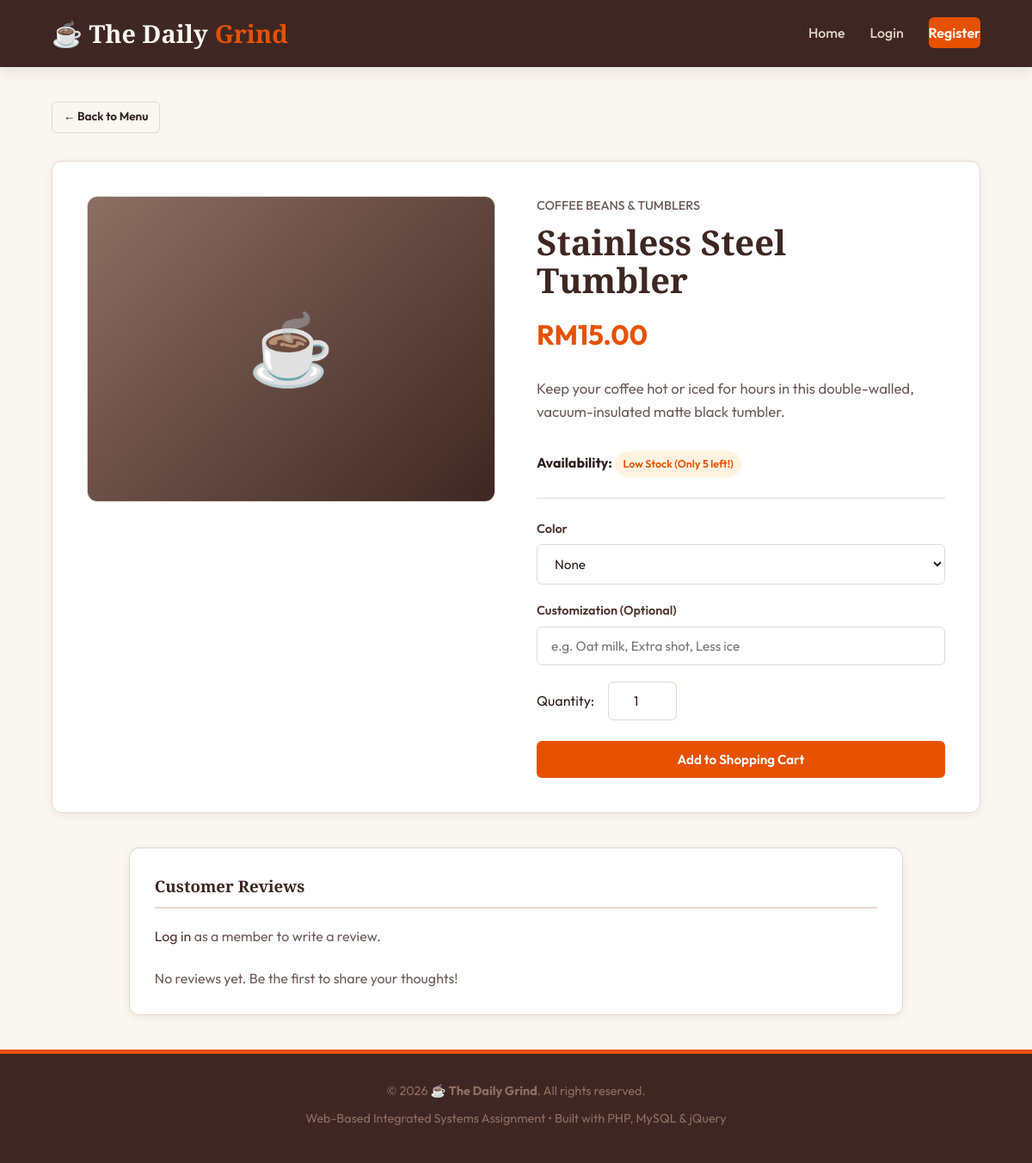
The page /product_detail.php?id=8 on the database its author committed.
### tables this page shows
CREATE TABLE `products` (
  `id` INT AUTO_INCREMENT PRIMARY KEY,
  `category_id` INT DEFAULT NULL,
  `name` VARCHAR(100) NOT NULL,
  `description` TEXT DEFAULT NULL,
  `price` DECIMAL(10, 2) NOT NULL,
  `stock` INT UNSIGNED DEFAULT 0,
  `created_at` TIMESTAMP DEFAULT CURRENT_TIMESTAMP,
  FOREIGN KEY (`category_id`) REFERENCES `categories` (`id`) ON DELETE SET NULL,
  INDEX `idx_products_name` (`name`)
);

CREATE TABLE `categories` (
  `id` INT AUTO_INCREMENT PRIMARY KEY,
  `name` VARCHAR(50) NOT NULL UNIQUE,
  `description` TEXT DEFAULT NULL
);

CREATE TABLE `product_option_groups` (
  `id` INT AUTO_INCREMENT PRIMARY KEY,
  `product_id` INT NOT NULL,
  `template_id` INT DEFAULT NULL,
  `name` VARCHAR(50) NOT NULL,
  `is_required` TINYINT(1) NOT NULL DEFAULT 1,
  FOREIGN KEY (`product_id`) REFERENCES `products` (`id`) ON DELETE CASCADE,
  FOREIGN KEY (`template_id`) REFERENCES `option_templates` (`id`) ON DELETE SET NULL
);

### includes/auth.php (called while the page is built, shortened)
<?php
function is_logged_in() {
    return isset($_SESSION['user_id']);
}
function is_admin() {
    return is_logged_in() && isset($_SESSION['user_role']) && $_SESSION['user_role'] === 'admin';
}
function is_member() {
    return is_logged_in() && isset($_SESSION['user_role']) && $_SESSION['user_role'] === 'member';
}
?>

### product_detail.php (the view, shortened to what this page needs)
<?php
require_once __DIR__ . '/includes/header.php';
$id = isset($_GET['id']) ? intval($_GET['id']) : 0;
$product = null;
if ($id > 0) {
    $stmt = $pdo->prepare("SELECT p.*, c.name as category_name,
                           (SELECT image_path FROM product_images WHERE product_id = p.id ORDER BY is_primary DESC, id ASC LIMIT 1) as primary_image
                           FROM products p
                           LEFT JOIN categories c ON p.category_id = c.id
                           WHERE p.id = ?");
    $stmt->execute([$id]);
    $product = $stmt->fetch();
    if ($product) {
        $option_groups_stmt = $pdo->prepare("SELECT id, name, is_required FROM product_option_groups WHERE product_id = ? ORDER BY id ASC");
        $option_groups_stmt->execute([$id]);
        $option_groups = $option_groups_stmt->fetchAll();
        $option_values_stmt = $pdo->prepare("SELECT id, group_id, label, price_delta FROM product_option_values WHERE group_id = ? ORDER BY id ASC");
        foreach ($option_groups as &$group) {
            $option_values_stmt->execute([$group['id']]);
            $group['values'] = $option_values_stmt->fetchAll();
        }
    }
}
$review_errors = [];
$reviews_stmt = $pdo->prepare("SELECT r.*, u.username FROM reviews r JOIN users u ON r.user_id = u.id WHERE r.product_id = ? ORDER BY r.created_at DESC");
$reviews_stmt->execute([$id]);
$reviews = $reviews_stmt->fetchAll();
$my_review = null;
?>
<div style="margin-bottom: 2rem;">
    <a href="index.php" class="btn btn-secondary btn-sm">&larr; Back to Menu</a>
</div>
<div class="detail-layout">
    <div>
        <div class="detail-img-container">
            <?php
            $photo_path = 'uploads/products/' . $product['primary_image'];
            if (!empty($product['primary_image']) && file_exists(__DIR__ . '/' . $photo_path)):
            ?>
                <img src="<?= htmlspecialchars($photo_path) ?>" class="detail-img" alt="<?= htmlspecialchars($product['name']) ?>">
            <?php else: ?>
                <div class="product-img-placeholder" style="position: static; height: 100%; font-size: 5rem;">☕</div>
            <?php endif; ?>
        </div>
    </div>
    <div class="detail-info">
        <span class="product-cat"><?= htmlspecialchars($product['category_name'] ?? 'Uncategorized') ?></span>
        <h1><?= htmlspecialchars($product['name']) ?></h1>
        <div class="detail-price">RM<?= number_format($product['price'], 2) ?></div>
        <p class="detail-desc"><?= htmlspecialchars($product['description']) ?></p>
        <div style="margin-bottom: 1.5rem;">
            <strong>Availability: </strong>
            <?php if ($product['stock'] == 0): ?>
                <span class="badge badge-cancelled">Temporarily Sold Out</span>
            <?php elseif ($product['stock'] <= 5): ?>
                <span class="badge badge-pending">Low Stock (Only <?= $product['stock'] ?> left!)</span>
            <?php else: ?>
                <span class="badge badge-active">In Stock (<?= $product['stock'] ?> units available)</span>
            <?php endif; ?>
        </div>
        <?php if (!is_admin()): ?>
            <form action="cart.php" method="POST" class="detail-action-form">
                <?php if ($product['stock'] > 0): ?>
                    <?php foreach ($option_groups as $group): ?>
                        <?php
                        $value_options = $group['is_required'] ? ['' => '-- Select --'] : ['' => 'None'];
                        foreach ($group['values'] as $value) {
                            $option_label = $value['price_delta'] > 0
                                ? $value['label'] . ' (+RM' . number_format($value['price_delta'], 2) . ')'
                                : $value['label'];
                            $value_options[$value['id']] = $option_label;
                        }
                        ?>
                        <?= html_select("options[{$group['id']}]", $value_options, '', $group['name'] . ($group['is_required'] ? ' *' : ''), [], $group['is_required'] ? ['required' => 'required'] : []) ?>
                    <?php endforeach; ?>
                    <div class="form-group">
                        <label for="field-customization">Customization (Optional)</label>
                        <input type="text" name="customization" id="field-customization" class="form-control" placeholder="e.g. Oat milk, Extra shot, Less ice">
                    </div>
                    <div class="quantity-picker">
                        <label for="quantity">Quantity:</label>
                        <input type="number" name="quantity" id="field-quantity" class="form-control" value="1" min="1" max="<?= $product['stock'] ?>" required>
                    </div>
                    <button type="submit" class="btn btn-accent btn-block">Add to Shopping Cart</button>
                <?php else: ?>
                    <div class="alert alert-danger" style="margin-top: 1rem; border-left: none; text-align: center;">
                        This item is currently out of stock and cannot be ordered.
                    </div>
                <?php endif; ?>
            </form>
        <?php endif; ?>
    </div>
</div>
<div class="admin-panel" style="max-width: 900px; margin: 2.5rem auto 0;">
    <h3>Customer Reviews</h3>
    <?php if (is_member()): ?>
        <form action="product_detail.php?id=<?= $id ?>" method="POST" novalidate style="margin-bottom: 2rem; padding-bottom: 1.5rem; border-bottom: 1px solid var(--border-color);">
            <input type="hidden" name="action" value="submit_review">
            <?php if (isset($review_errors['general'])): ?>
                <div class="alert alert-danger"><?= htmlspecialchars($review_errors['general']) ?></div>
            <?php endif; ?>
            <?= html_select('rating', [1 => '1 - Poor', 2 => '2 - Fair', 3 => '3 - Good', 4 => '4 - Very Good', 5 => '5 - Excellent'], $my_review['rating'] ?? 5, 'Your Rating', $review_errors) ?>
            <?= html_textarea('comment', $my_review['comment'] ?? '', 'Your Review (Optional)', 'Share your thoughts about this product...', $review_errors) ?>
            <button type="submit" class="btn btn-accent btn-sm"><?= $my_review ? 'Update My Review' : 'Submit Review' ?></button>
        </form>
    <?php elseif (!is_admin()): ?>
        <p style="color: var(--text-muted); margin-bottom: 1.5rem;">
            <a href="login.php">Log in</a> as a member to write a review.
        </p>
    <?php endif; ?>
    <?php if (empty($reviews)): ?>
        <p style="color: var(--text-muted);">No reviews yet. Be the first to share your thoughts!</p>
    <?php endif; ?>
</div>
<?php
require_once __DIR__ . '/includes/footer.php';
?>

### includes/html_helpers.php (shortened to what this page needs)
<?php
function html_error($errors, $field) {
    return '';
}
function html_select($name, $options = [], $selected_value = '', $label = '', $errors = [], $attributes = []) {
    $err_class = isset($errors[$name]) ? 'input-error' : '';
    $attrs_str = '';
    $html = '<div class="form-group">';
    if ($label) {
        $html .= '<label for="field-' . htmlspecialchars($name) . '">' . htmlspecialchars($label) . '</label>';
    }
    $html .= '<select name="' . htmlspecialchars($name) . '" id="field-' . htmlspecialchars($name) . '" class="form-control ' . $err_class . '"' . $attrs_str . '>';
    foreach ($options as $val => $text) {
        $selected = ($val == $selected_value) ? ' selected' : '';
        $html .= '<option value="' . htmlspecialchars($val) . '"' . $selected . '>' . htmlspecialchars($text) . '</option>';
    }
    $html .= '</select>';
    $html .= html_error($errors, $name);
    $html .= '</div>';
    return $html;
}
?>

### assets/css/style.css (style rules this page uses)
:root { --primary: #4E342E; --primary-dark: #3E2723; --primary-light: #8D6E63; --accent: #E65100; --accent-hover: #D84315; --bg-cream: #FAF6F0; --bg-white: #FFFFFF; --text-main: #2C1E1B; --text-muted: #6D5C59; --border-color: #E2D9D2; --success: #2E7D32; --danger: #C62828; --warning: #EF6C00; --shadow-sm: 0 2px 8px rgba(78, 52, 46, 0.08); --shadow-md: 0 4px 16px rgba(78, 52, 46, 0.12); --shadow-lg: 0 10px 30px rgba(78, 52, 46, 0.18); --radius-sm: 6px; --radius-md: 12px; --radius-lg: 20px; --transition: all 0.3s cubic-bezier(0.4, 0, 0.2, 1); }
* { box-sizing: border-box; margin: 0; padding: 0; }
body { font-family: 'Outfit', sans-serif; background-color: var(--bg-cream); color: var(--text-main); line-height: 1.6; display: flex; flex-direction: column; min-height: 100vh; }
h1, h2, h3, h4, h5, h6 { font-family: 'Playfair Display', serif; font-weight: 700; color: var(--primary-dark); }
a { color: var(--primary); text-decoration: none; transition: var(--transition); }
.form-group { margin-bottom: 1.2rem; display: flex; flex-direction: column; gap: 0.4rem; }
.form-group label { font-weight: 600; font-size: 0.9rem; color: var(--primary); }
.form-control { width: 100%; padding: 0.75rem 1rem; font-family: 'Outfit', sans-serif; font-size: 0.95rem; color: var(--text-main); background-color: var(--bg-white); border: 1px solid var(--border-color); border-radius: var(--radius-sm); outline: none; transition: var(--transition); }
.btn { display: inline-flex; align-items: center; justify-content: center; padding: 0.75rem 1.5rem; font-family: 'Outfit', sans-serif; font-size: 0.95rem; font-weight: 600; border: none; border-radius: var(--radius-sm); cursor: pointer; transition: var(--transition); gap: 0.5rem; }
.btn-accent { background-color: var(--accent); color: var(--bg-white); }
.btn-secondary { background-color: transparent; border: 1px solid var(--border-color); color: var(--text-main); }
.btn-sm { padding: 0.4rem 0.8rem; font-size: 0.85rem; }
.btn-block { display: flex; width: 100%; }
.product-img-placeholder { position: absolute; top: 0; left: 0; width: 100%; height: 100%; display: flex; align-items: center; justify-content: center; font-size: 3rem; background: linear-gradient(135deg, var(--primary-light), var(--primary-dark)); color: var(--bg-cream); transition: var(--transition); }
.product-cat { font-size: 0.8rem; color: var(--text-muted); font-weight: 500; text-transform: uppercase; margin-bottom: 0.4rem; }
.detail-layout { display: grid; grid-template-columns: 1fr 1fr; gap: 3rem; background-color: var(--bg-white); padding: 2.5rem; border-radius: var(--radius-md); box-shadow: var(--shadow-sm); border: 1px solid var(--border-color); }
.detail-img-container { border-radius: var(--radius-md); overflow: hidden; border: 1px solid var(--border-color); aspect-ratio: 4/3; background-color: #EFEBE9; }
.detail-info { display: flex; flex-direction: column; justify-content: center; }
.detail-info .product-cat { font-size: 0.9rem; margin-bottom: 0.6rem; }
.detail-info h1 { font-size: 2.5rem; margin-bottom: 1rem; line-height: 1.1; }
.detail-price { font-size: 2rem; font-weight: 700; color: var(--accent); margin-bottom: 1.5rem; }
.detail-desc { color: var(--text-muted); margin-bottom: 2rem; font-size: 1.05rem; }
.detail-action-form { border-top: 1px solid var(--border-color); padding-top: 1.5rem; }
.quantity-picker { display: flex; align-items: center; gap: 1rem; margin-bottom: 1.5rem; }
.quantity-picker input { width: 80px; text-align: center; }
.admin-panel { background-color: var(--bg-white); border: 1px solid var(--border-color); border-radius: var(--radius-md); padding: 1.8rem; box-shadow: var(--shadow-sm); }
.admin-panel h3 { margin-bottom: 1.2rem; padding-bottom: 0.6rem; border-bottom: 2px solid var(--border-color); }
.badge { display: inline-block; padding: 0.3rem 0.6rem; font-size: 0.78rem; font-weight: 600; border-radius: 50px; text-align: center; }
.badge-pending { background-color: #FFF3E0; color: #E65100; }

### rows shown on the page
products: category.name "COFFEE BEANS & TUMBLERS", name "Stainless Steel Tumbler", price "15.00", description "Keep your coffee hot or iced for hours in this double-walled, vacuum-insulated matte black tumbler.", stock "5"
product_option_groups: name "Color"

### other values the page prints
form field value "None"
